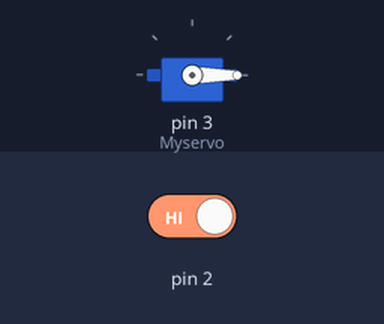
The sketch below on a simulated Arduino Uno, built with avr-gcc and run on an emulated ATmega328P. Shown: servo. The test bench sets the inputs (shaded band); at power-on: pin 2 HIGH.

Above: at 1.2 s.
1.3 s: pin 2 driven LOW
At 2.4 s:
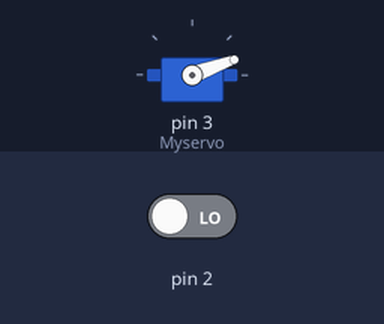
2.8 s: pin 2 driven HIGH
At 3.5 s:
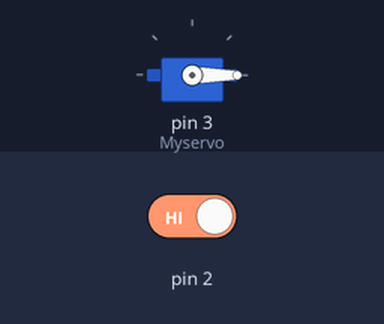
Timing chart, 0 to 5.8 s (numbered marks = the images above; inputs shaded):
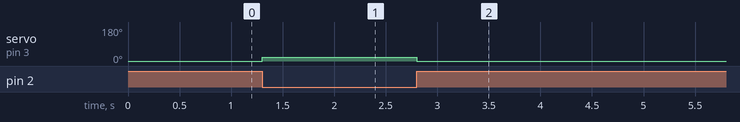

The sketch:

servo.ino
```cpp
//sketch created by Akshay Joseph follow me on Instagra: five_volt_player

#include<Servo.h>
Servo Myservo;
int pos=0;

void setup()
{
  pinMode(2,INPUT);
  Myservo.attach(3);
}

void loop()
{
  if(digitalRead(2)==LOW){
    Myservo.write(20);

  }
  else

 Myservo.write(0);

}
```

Measured:
- after the input at 1.3 s, servo on pin 3 (Myservo): 0° → 20° at once
- after the input at 2.8 s, servo on pin 3 (Myservo): 20° → 0° at once
